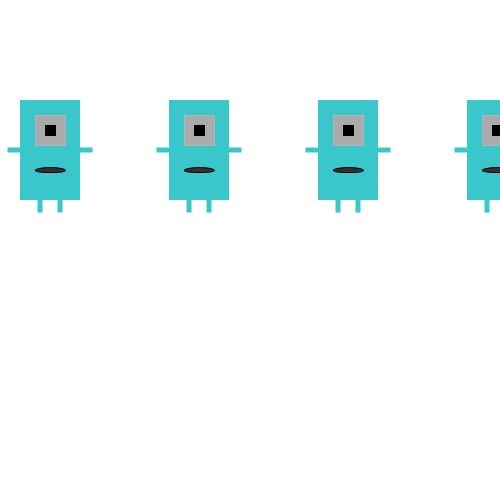
Frame 1 (no input)
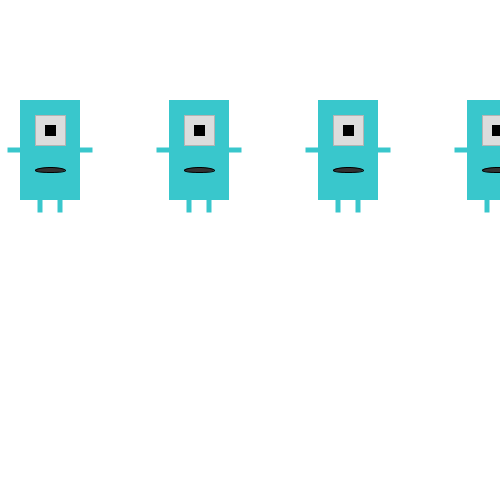
Frame 60 (the mouse pressed at the canvas centre just before this capture)
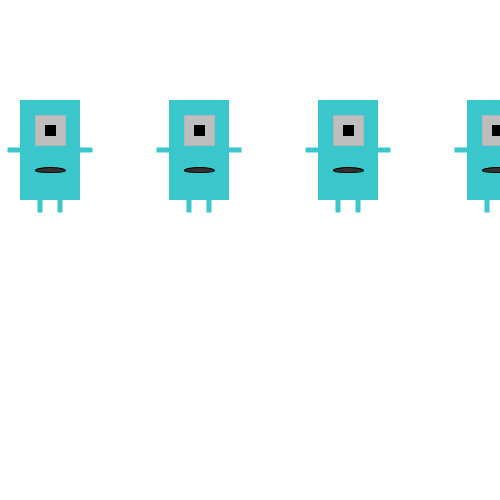
Frame 120 (the mouse held since frame 60 and released just before this capture)

The Processing sketch that drew these frames (run headless with seeded random() and noise(); from frame 60 on, the mouse is pressed at the canvas centre):

// Processing sketch: processing_145758
// ── processing_145758.pde

int monsterY;
int monsterX;
int oog;
int herhaal;

//basic
void setup() {
  size(500, 500);
  oog = 170;
}


void draw() {
  background(255);
  
  for (int i = 0; i < 10; i = i + 1){
  monster (50+(i*149),150);
  }

  kleuroog();
}





void monster(int monsterX, int monsterY) {
  //arms

  noStroke();
  fill(57, 199, 204);
  rectMode(CENTER);
  rect(monsterX-30, monsterY, 25, 5);
  rect(monsterX+30, monsterY, 25, 5);


  //legs

  noStroke();
  fill(57, 199, 204);
  rectMode(CENTER);
  rect(monsterX-10, monsterY+50, 5, 25);
  rect(monsterX+10, monsterY+50, 5, 25);


  //body
  noStroke();
  fill(57, 199, 204);
  rectMode(CENTER);
  rect(monsterX, monsterY, 60, 100);

  //eye

 

  stroke(180);
  fill(oog);
  rectMode(CENTER);
  rect(monsterX, monsterY-20, 30, 30);

  stroke(0);
  fill(0);
  rect(monsterX, monsterY-20, 10, 10);

  //mouth

  fill(50);
  ellipseMode(CENTER);
  ellipse(monsterX, monsterY+20, 30, 5);
}


void kleuroog(){
    for (int i = 0; i < 5; i++) {
    oog = oog + i;
  }
  if (oog >= 255) {
    oog = 170;
  }
}
